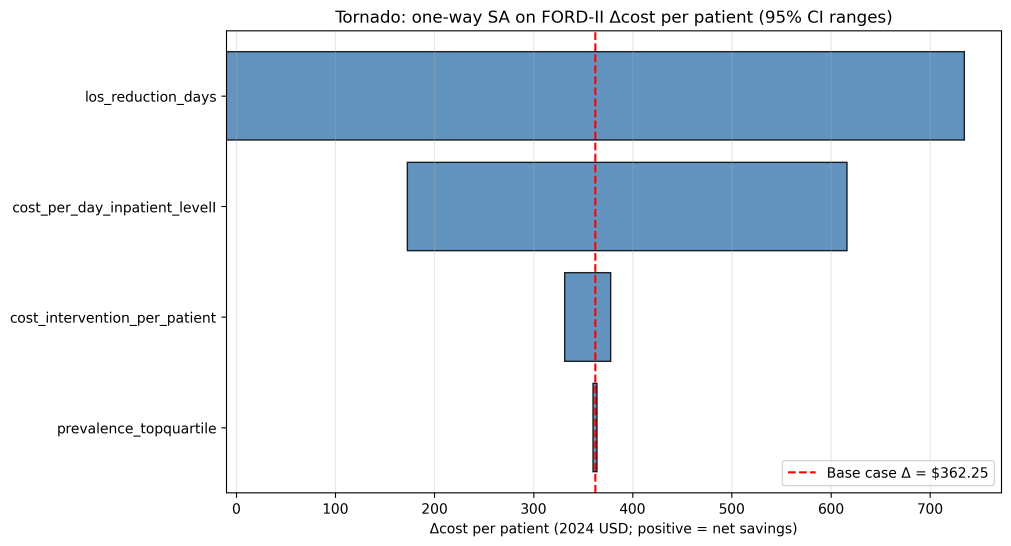
#> input picture figures/cost_analysis/figure_tornado.png, 3033 x 1638 px (shown at 1/3 size)
$ python 03_build_cost_panel.py
#> lines starting #> are read from the running program, lines starting #| are printed output that depends on the picture
"""
FORD-II cost-effectiveness composite figure.

Composes the tornado diagram and PSA scatter PNGs into a single 2-panel
figure for the manuscript.

Inputs (read-only):
    figures/cost_analysis/figure_tornado.png
    figures/cost_analysis/figure_psa_scatter.png

Outputs:
    figures/figure5_cost_panel.png  (300 dpi raster)
    figures/figure5_cost_panel.pdf  (300 dpi vector wrapper)

Layout: 1x2 side-by-side. Both source PNGs are landscape (tornado 1.85:1,
PSA scatter 1.23:1) so a horizontal arrangement preserves readability of the
tornado bar labels without forcing extreme vertical compression on the PSA
cloud. Each panel is shown via imshow with axis('off').
"""

from __future__ import annotations

import matplotlib

matplotlib.use("Agg")  # set backend BEFORE pyplot import

import matplotlib.image as mpimg
import matplotlib.pyplot as plt
from pathlib import Path


# Resolve paths relative to this script so it works from any cwd.
SCRIPT_DIR = Path(__file__).resolve().parent
REPO_ROOT = SCRIPT_DIR.parents[1]
COST_DIR = REPO_ROOT / "figures" / "cost_analysis"
OUT_DIR = REPO_ROOT / "figures"

TORNADO_PNG = COST_DIR / "figure_tornado.png"
PSA_PNG = COST_DIR / "figure_psa_scatter.png"

OUT_PNG = OUT_DIR / "figure5_cost_panel.png"
OUT_PDF = OUT_DIR / "figure5_cost_panel.pdf"

SUPTITLE = "Cost-effectiveness analysis (10,000-iteration PSA, hospital perspective)"


def build_panel() -> None:
    # Verify inputs exist.
    for p in (TORNADO_PNG, PSA_PNG):
        if not p.is_file():
            raise FileNotFoundError(f"Input figure missing: {p}")

    OUT_DIR.mkdir(parents=True, exist_ok=True)

    tornado_img = mpimg.imread(str(TORNADO_PNG))
#> tornado_img is the input picture: shape (1638, 3033, 4) float32; mean R, G, B, A 0.858, 0.896, 0.928, 1
    psa_img = mpimg.imread(str(PSA_PNG))
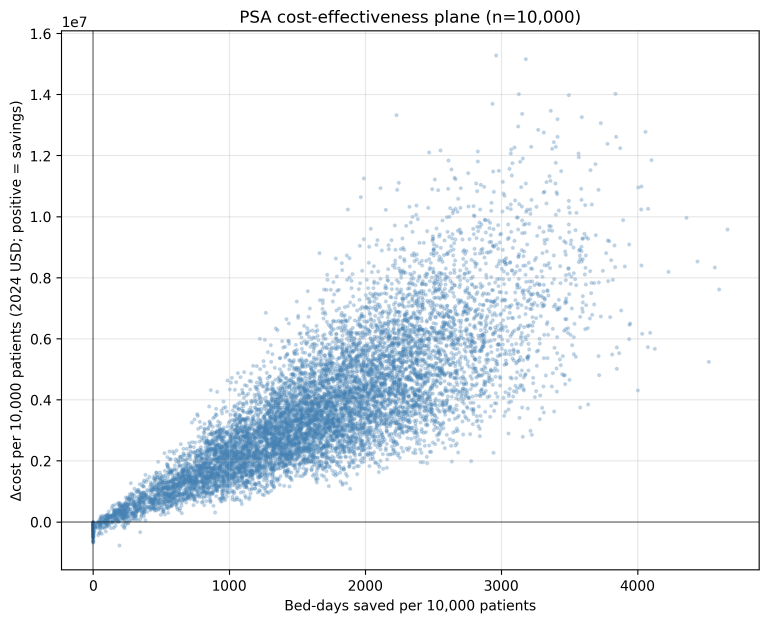
#> input picture figures/cost_analysis/figure_psa_scatter.png, 2306 x 1869 px (shown at 1/3 size)
#> psa_img is the input picture: shape (1869, 2306, 4) float32; mean R, G, B, A 0.941, 0.953, 0.965, 1

    # 1x2 layout. Figure size chosen so each panel has roughly square-ish
    # canvas room (~7 in wide each) plus margin for suptitle.
    fig, (ax_a, ax_b) = plt.subplots(
        nrows=1,
        ncols=2,
        figsize=(14.0, 6.5),
        gridspec_kw={"width_ratios": [1.0, 1.0], "wspace": 0.05},
    )

    ax_a.imshow(tornado_img)
    ax_a.set_axis_off()
    ax_a.set_title("A) Tornado diagram", loc="left", fontsize=13, fontweight="bold")

    ax_b.imshow(psa_img)
    ax_b.set_axis_off()
    ax_b.set_title("B) PSA scatter", loc="left", fontsize=13, fontweight="bold")

    fig.suptitle(SUPTITLE, fontsize=14, fontweight="bold", y=0.98)

    # imshow axes with axis('off') aren't compatible with tight_layout;
    # use explicit subplots_adjust to leave room for the suptitle.
    fig.subplots_adjust(left=0.02, right=0.98, top=0.90, bottom=0.02, wspace=0.05)

    fig.savefig(OUT_PNG, dpi=300, bbox_inches="tight", facecolor="white")
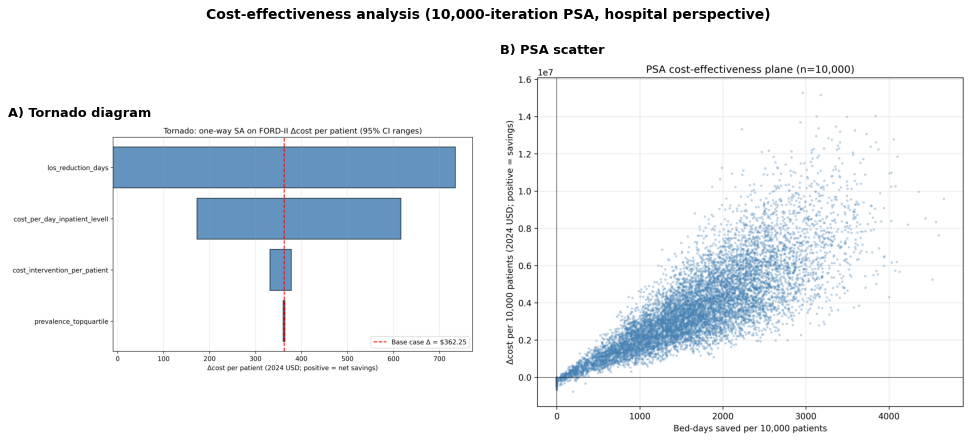
#> figure drawn by matplotlib, 2 panels
    fig.savefig(OUT_PDF, dpi=300, bbox_inches="tight", facecolor="white")
    plt.close(fig)

    # Report.
#> (the run stopped early here; a loop or call above may not have finished)
